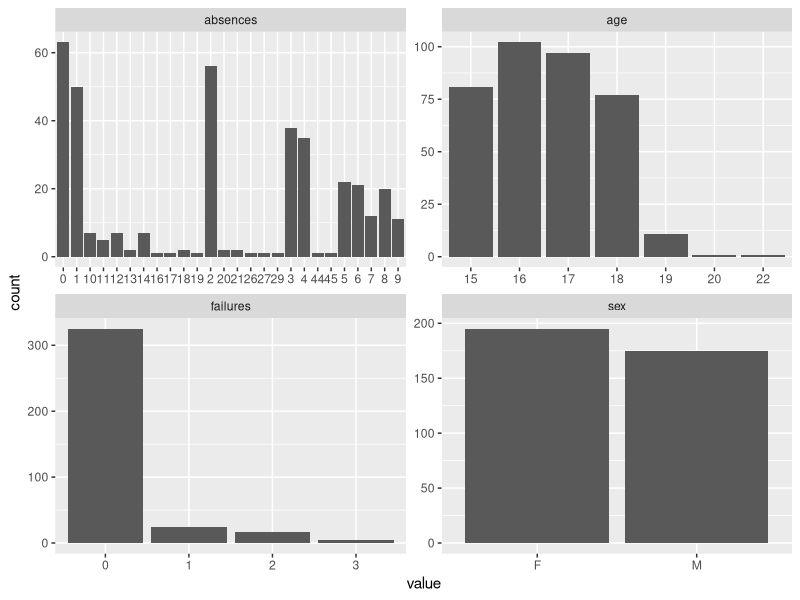
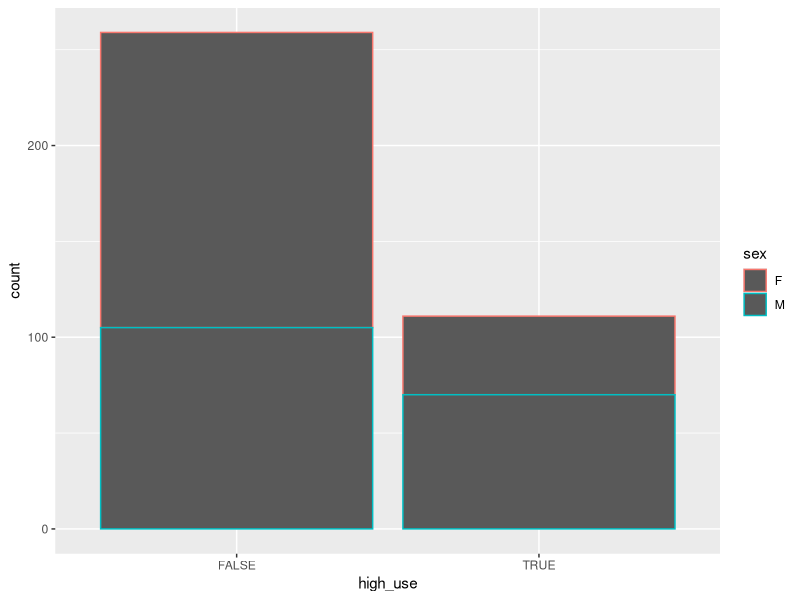
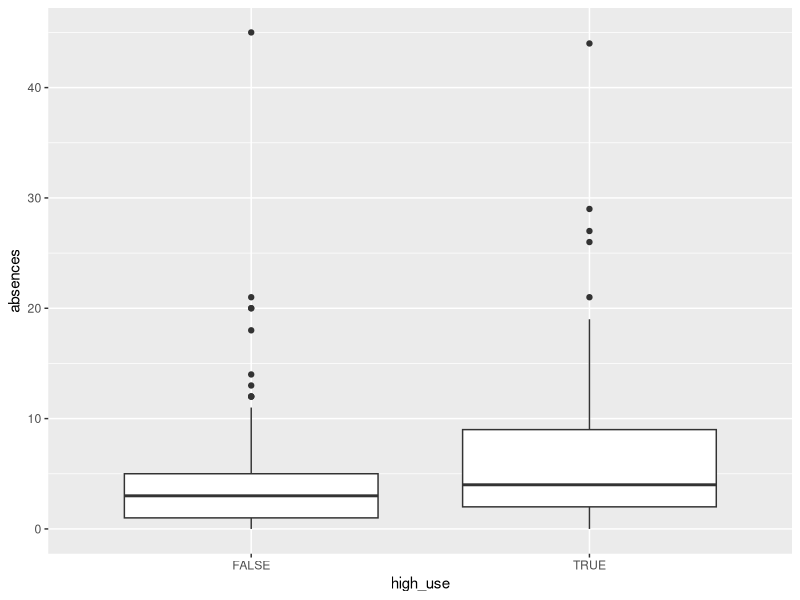
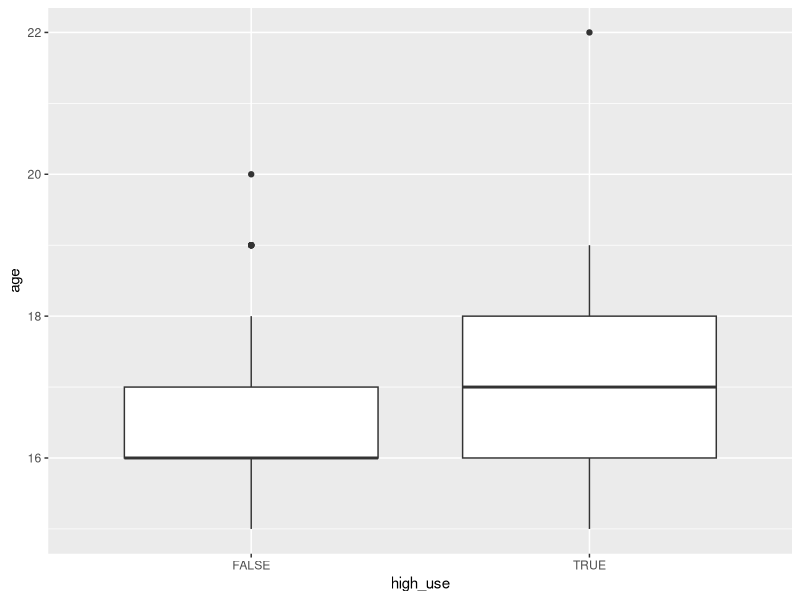
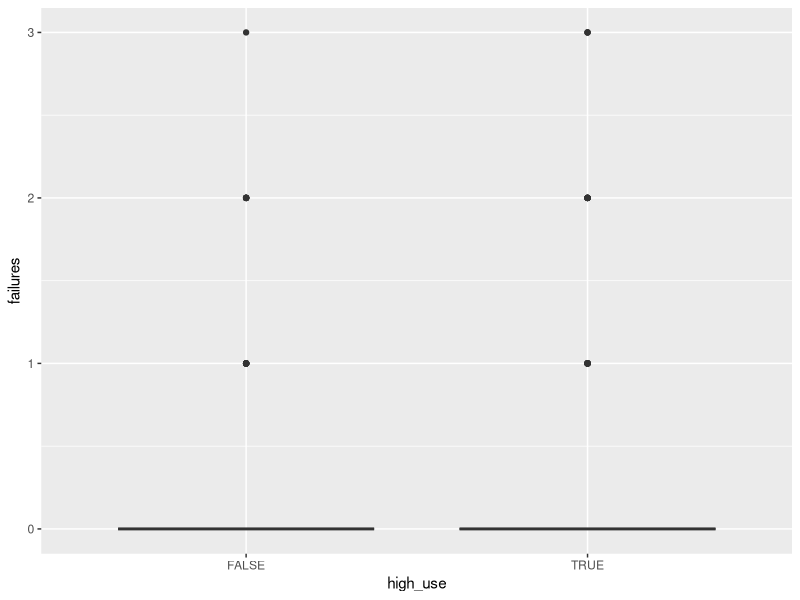
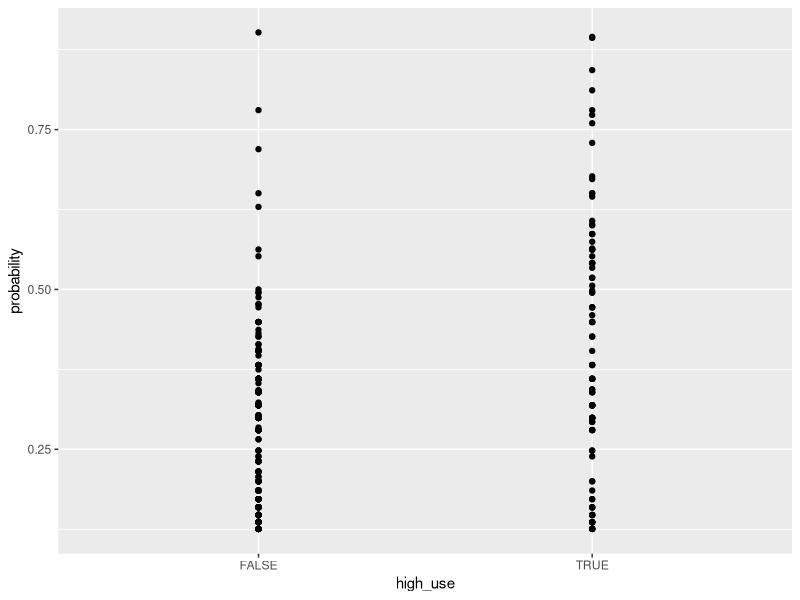

R code for these plots, in order:
## ---- chunk 1
df <- read.csv("chap3.csv")
colnames(df)
## ---- chunk 2
library(ggplot2)
library(tidyr)

#defining interesting variables
var <- c("failures", "absences", "age", "sex")
summary(df)

#drawing graphs of the variables of interest
gather(df[,var]) %>% ggplot(aes(value)) + geom_bar() + facet_wrap("key", scales = "free")

#exploring associations with alcohol use
g1 <- ggplot(df, aes(x = high_use, col = sex))
g2 <- ggplot(df, aes(x = high_use, y = absences))
g3 <- ggplot(df, aes(x = high_use, y = age))
g4 <- ggplot(df, aes(x = high_use, y = failures))

g1 + geom_bar()
g2 + geom_boxplot()
g3 + geom_boxplot()
g4 + geom_boxplot()
## ---- chunk 3
#defining the model
model <- glm(high_use ~ absences + sex + age + failures, data = df, family = "binomial")

summary(model)

coef(model)

# compute odds ratios (OR)
OR <- coef(model) %>% exp

# compute confidence intervals (CI)
CI <- confint(model) %>% exp

# print out the odds ratios with their confidence intervals
cbind(OR, CI)


## ---- chunk 4
library(dplyr)
#new model with the significant variables
model <- glm(high_use ~ absences + sex + failures, data = df, family = "binomial")

# predict() the probability of high_use
probabilities <- predict(model, type = "response")

df <- mutate(df, probability = predict(model, type = "response"))
df <- mutate(df, prediction = probability > 0.5)

# initialize a plot of 'high_use' versus 'probability' in 'alc'
g <- ggplot(df, aes(x = high_use, y = probability))

# define the geom as points and draw the plot
g + geom_point()

# tabulate the target variable versus the predictions
table(high_use = df$high_use, prediction = df$prediction)

# define a loss function (mean prediction error)
loss_func <- function(class, prob) {
  n_wrong <- abs(class - prob) > 0.5
  mean(n_wrong)
}

# call loss_func to compute the average number of wrong predictions in the (training) data
loss_func(class = df$high_use, prob = 0)

